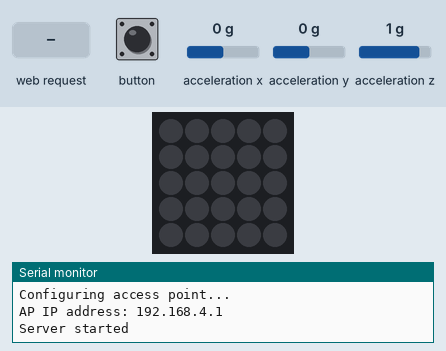
Bench run of a sketch on a simulated ESP32. Parts: 5×5 RGB LED matrix (first LED top left, wired row by row), the last lines printed to the serial monitor. Inputs (shaded band) come from the test bench; at power-on: acceleration x 0 g, acceleration y 0 g, acceleration z 1 g. Dim RGB values are drawn brighter than linear; random numbers use the default seed unless the sketch sets one.

Above: at 1.2 s.
1.3 s: HTTP request GET /H received
At 2.1 s:
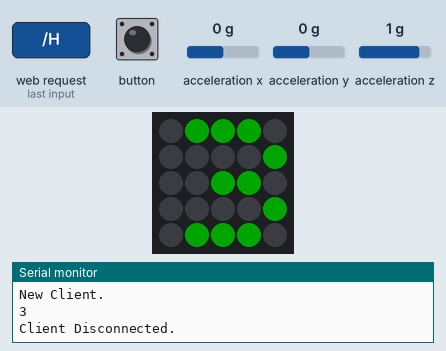
2.8 s: HTTP request GET /L received
At 3.6 s:
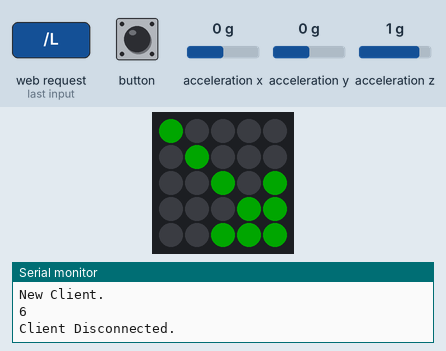
Timing chart, 0 to 5.8 s (numbered marks = the images above; inputs shaded):
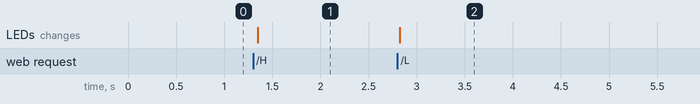

Measured:
- after the input at 1.3 s, the LEDs: change after 0.05 s (image 1)
- after the input at 2.8 s, the LEDs: change at once (image 2)

The sketch:

wifi.ino
```cpp
/*
  WiFiAccessPoint.ino creates a WiFi access point and provides a web server on it.

  Steps:
  1. Connect to the access point "yourAp"
  2. Point your web browser to http://192.168.4.1/H to turn the LED on or http://192.168.4.1/L to turn it off
     OR
     Run raw TCP "GET /H" and "GET /L" on PuTTY terminal with 192.168.4.1 as IP address and 80 as port

  Created for arduino-esp32 on 04 July, 2018
  by Elochukwu Ifediora (fedy0)
*/
// HI
#include <WiFi.h>
#include <WiFiClient.h>
#include <WiFiAP.h>

#define LED_BUILTIN 2   // Set the GPIO pin where you connected your test LED or comment this line out if your dev board has a built-in LED

// Set these to your desired credentials.
const char *ssid = "Group 18";
const char *password = "group18wificonnection";

WiFiServer server(80);

#include "M5Atom.h"

int WHITE = 0xffffff;
int BLACK = 0x000000;
int RED = 0x00ff00;
int YELLOW = 0xffff00;
int GREEN = 0xff0000;
int BLUE = 0x0000ff;
int PURPLE = 0x008080;

int activeColor = RED;
//int x   = matrix.height();

  int pass = 0;
  float temp = 0, accelX=0, accelY=0, accelZ=0;

int colorList[] = {BLACK, activeColor};
int FSM=0;
int one[25] =
{
  0,0,1,0,0,
  0,1,1,0,0,
  0,0,1,0,0,
  0,0,1,0,0,
  0,1,1,1,0
};

int two[25] =
{
  0,1,1,1,0,
  0,0,0,0,1,
  0,0,1,1,0,
  0,1,0,0,0,
  0,1,1,1,1
};

int three[25] =
{
  0,1,1,1,0,
  0,0,0,0,1,
  0,0,1,1,0,
  0,0,0,0,1,
  0,1,1,1,0
};

int four[25] =
{
  0,1,0,1,0,
  0,1,0,1,0,
  0,1,1,1,1,
  0,0,0,1,0,
  0,0,0,1,0
};

int five[25] =
{
  0,1,1,1,1,
  0,1,0,0,0,
  0,1,1,1,0,
  0,0,0,0,1,
  0,1,1,1,0
};

int six[25] =
{
  0,0,1,1,0,
  0,1,0,0,0,
  0,1,1,1,0,
  0,1,0,0,1,
  0,0,1,1,0
};

int up[25] =
{
  0,0,1,0,0,
  0,1,1,1,0,
  1,0,1,0,1,
  0,0,1,0,0,
  0,0,1,0,0,
};

int down[25] =
{
  0,0,1,0,0,
  0,0,1,0,0,
  1,0,1,0,1,
  0,1,1,1,0,
  0,0,1,0,0,
};

int Up_Right[25] =
{
  0,0,1,1,1,
  0,0,0,1,1,
  0,0,1,0,1,
  0,1,0,0,0,
  1,0,0,0,0,
};

int Bottom_Right[25] =
{
  1,0,0,0,0,
  0,1,0,0,0,
  0,0,1,0,1,
  0,0,0,1,1,
  0,0,1,1,1,
};

int Bottom_Left[25] =
{
  0,0,0,0,1,
  0,0,0,1,0,
  1,0,1,0,0,
  1,1,0,0,0,
  1,1,1,0,0,
};

int Up_Left[25] =
{
  1,1,1,0,0,
  1,1,0,0,0,
  1,0,1,0,0,
  0,0,0,1,0,
  0,0,0,0,1,
};

int Right[25] =
{
  0,0,1,0,0,
  0,0,0,1,0,
  1,1,1,1,1,
  0,0,0,1,0,
  0,0,1,0,0,
};

int Left[25] =
{
  0,0,1,0,0,
  0,1,0,0,0,
  1,1,1,1,1,
  0,1,0,0,0,
  0,0,1,0,0,
};
  int *displayNumbers[6] = { one, two, three, four, five, six };
   int *displayArrows[8] = { up, down, Right, Left, Up_Right, Bottom_Right, Bottom_Left, Up_Left };

void setup() {

  Serial.begin(115200);
  Serial.println();
  Serial.println("Configuring access point...");
  randomSeed(analogRead(0));
  M5.begin(true, false, true);
  M5.IMU.Init();
  delay(20);
  // You can remove the password parameter if you want the AP to be open.
  WiFi.softAP(ssid, password);
  IPAddress myIP = WiFi.softAPIP();
  Serial.print("AP IP address: ");
  Serial.println(myIP);
  server.begin();

  Serial.println("Server started");
}

void loop() {
  WiFiClient client = server.available();   // listen for incoming clients

  if (client) {                             // if you get a client,
    Serial.println("New Client.");           // print a message out the serial port
    String currentLine = "";                // make a String to hold incoming data from the client
    while (client.connected()) {            // loop while the client's connected
      if (client.available()) {             // if there's bytes to read from the client,
        char c = client.read();             // read a byte, then
        //Serial.write(c);                    // print it out the serial monitor
        if (c == '\n') {                    // if the byte is a newline character

          // if the current line is blank, you got two newline characters in a row.
          // that's the end of the client HTTP request, so send a response:
          if (currentLine.length() == 0) {
            // HTTP headers always start with a response code (e.g. HTTP/1.1 200 OK)
            // and a content-type so the client knows what's coming, then a blank line:
            client.println("HTTP/1.1 200 OK");
            client.println("Content-type:text/html");
            client.println();

            // the content of the HTTP response follows the header:
            client.print(" <p>This is a paragraph</p>"); //INTERESTING PART 1
            client.print("Click <a href=\"/H\">here</a> to roll the dice.<br>");
            client.print("Click <a href=\"/L\">here</a> to spin the spinner.<br>");

            // The HTTP response ends with another blank line:
            client.println();
            // break out of the while loop:
            break;
          } else {    // if you got a newline, then clear currentLine:
            currentLine = "";
          }
        } else if (c != '\r') {  // if you got anything else but a carriage return character,
          currentLine += c;      // add it to the end of the currentLine
        }

        // Check to see if the client request was "GET /H" or "GET /L":
        if (currentLine.endsWith("GET /H"))
        {
            M5.IMU.getAccelData(&accelX, &accelY, &accelZ);
           int numberToShow = random(0, 6);
           Serial.println(numberToShow + 1);
           drawArray2(displayNumbers[numberToShow], colorList);

        }

        if (currentLine.endsWith("GET /L"))
        {
                int numberToShow = random(0, 8);
                Serial.println(numberToShow + 1);
                drawArrow(displayArrows[numberToShow], colorList);

        }
      }
    }
    // close the connection:
    client.stop();
    Serial.println("Client Disconnected.");
  }
    delay(50);
    M5.update();
}

void drawArray2(int arr[], int colors[])
{
  for(int i = 0; i < 25; i++)
  {
      M5.dis.drawpix(i, colors[arr[i]]);
  }
}

void drawArrow(int arr[], int colors[])
{
  for(int i = 0; i < 25; i++)
  {
      M5.dis.drawpix(i, colors[arr[i]]);
  }
}
```
